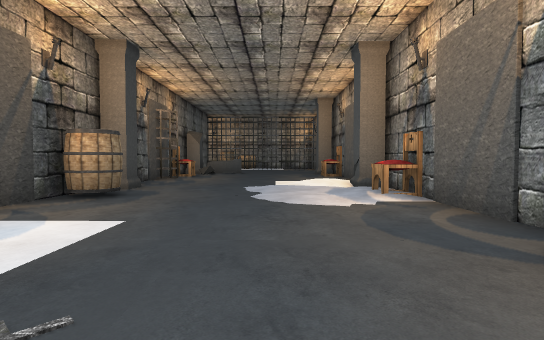
view 1 (above)

12 first-person views from a walk through a Unity game level. The camera is 1.2 m above the floor, tilts 2° down and sees 80° across. The floor is counted in squares, 2 m on a side. Each view is taken from the middle of a square. On the plan, view 1 faces up. The plan holds only what a view shows up to about 10 squares ahead; the rest is blank. The place goes on beyond the plan. The player is left out. Door leaves are left out, so doorways stand open. Some surface patterns are stand-ins.

view 2
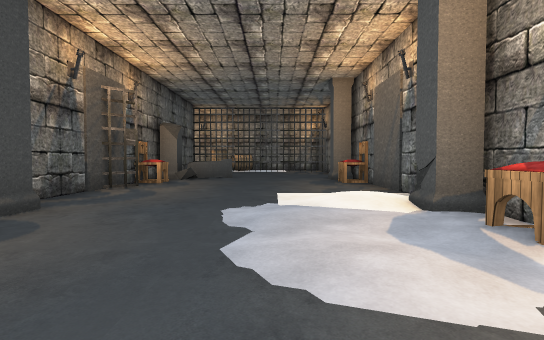

view 3
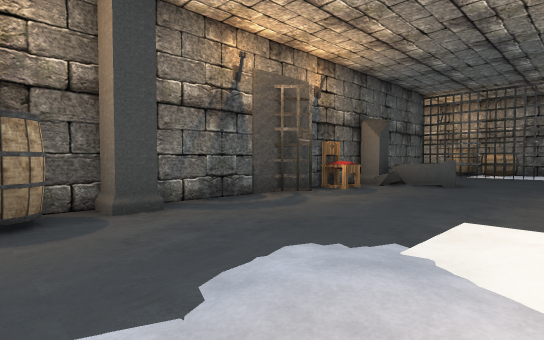

view 4
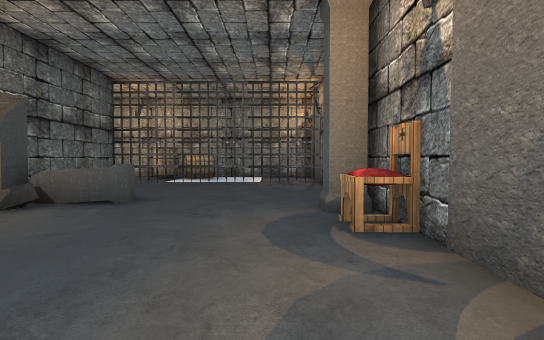

view 5
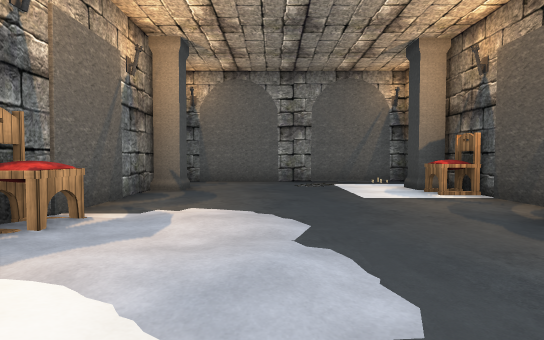

view 6
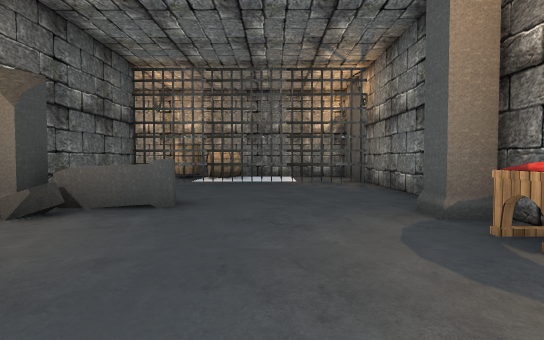

view 7
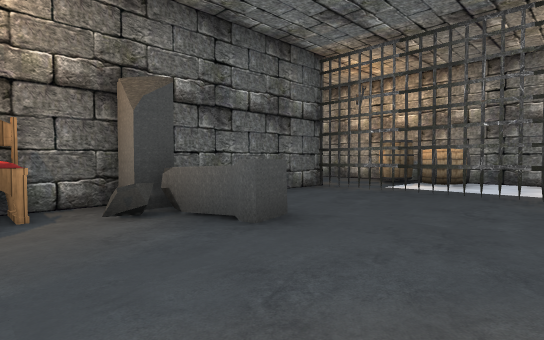

view 8
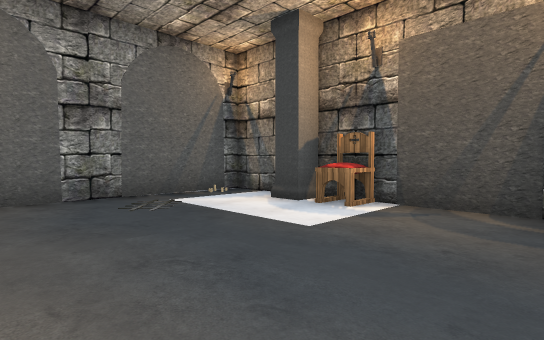

view 9
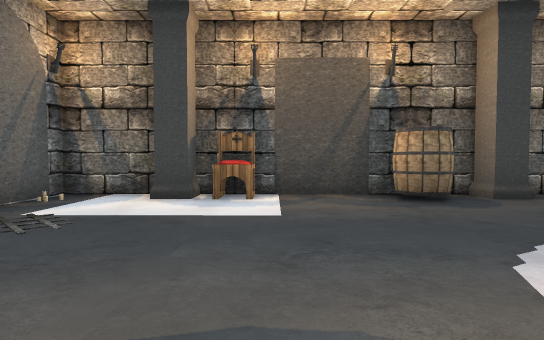

view 10
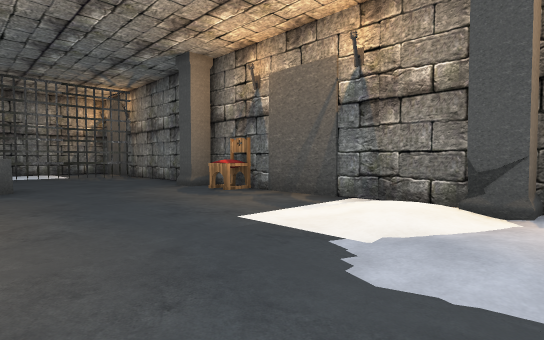

view 11
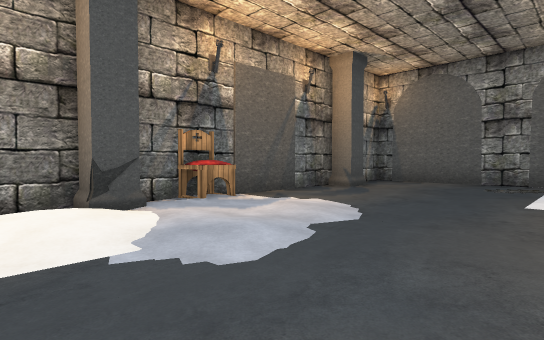

view 12
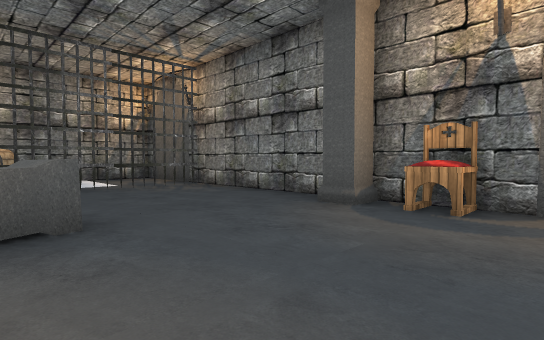

### Floor plan
Key: @ floor where view 1 was taken; # wall or solid block; . floor; / step, stairs or slope; D open door; P pillar; B barrel; C chair; T thing the floor can be seen under or through; O other object.
Columns run from 4 left of view 1 to 3 right of it. Each row starts with its distance up from view 1.
 19  BBB  #
 18   .  .#
 17 ##TTTT##
 16 #......#
 15 #......#
 14 #......#
 13 ##O....#
 12 ##....P
 11 #C....C
 10 ##.....
  9 #......#
  8 #....//#
  7 #P...OP#
  6 ##../  #
  5 #B....CO
  4 #.....D#
  3 O......#
  2 #PC...P#
  1 #.....##
  0 #...@..#
 -1 ## O####

Where each view was taken, in squares from view 1:
view 1: 0 up, 0 right, facing up
view 2: 3 up, 0 right, facing up
view 3: 5 up, 1 right, facing up-left
view 4: 8 up, 1 right, facing up
view 5: 8 up, 0 right, facing down
view 6: 9 up, 0 right, facing up
view 7: 11 up, 1 right, facing up-left
view 8: 5 up, 1 right, facing down-left
view 9: 3 up, 2 right, facing left
view 10: 6 up, 2 left, facing up-right
view 11: 8 up, 2 left, facing down-right
view 12: 10 up, 2 left, facing up-right
